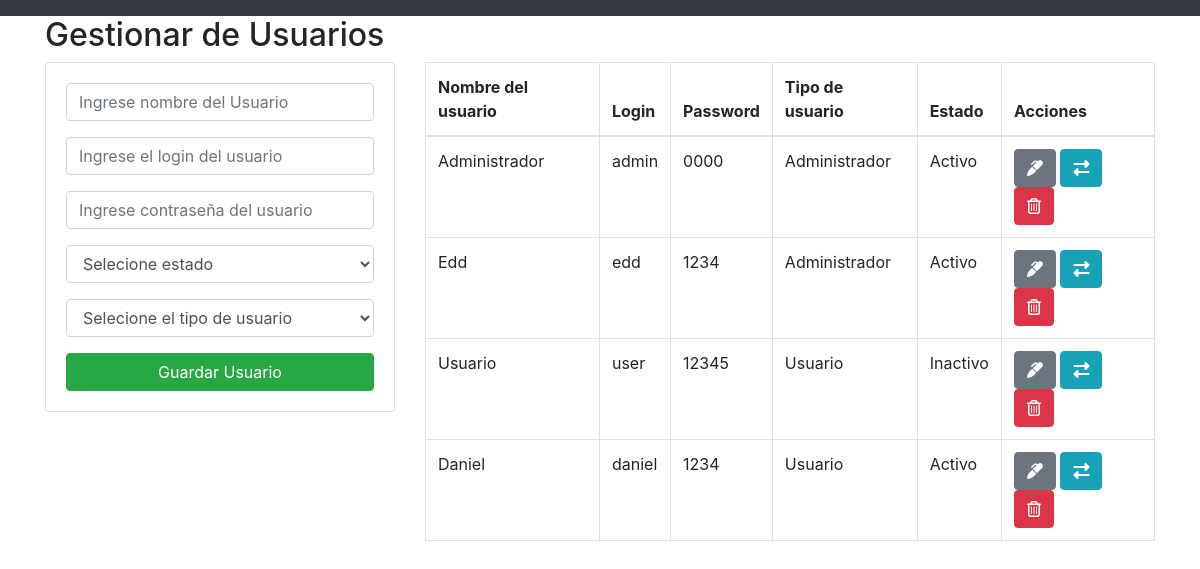
Screenshot of /usuario.php with the database file from the repository.
### tables this page shows
CREATE TABLE `tblusuarios` (
  `Idusuario` int(11) NOT NULL,
  `NmbUsuario` varchar(30) NOT NULL,
  `Login` varchar(30) NOT NULL,
  `Passwd` varchar(30) NOT NULL,
  `Tipouser` char(1) NOT NULL,
  `Estado` char(1) DEFAULT NULL
);

### usuario.php (the view, shortened to what this page needs)
<?php
include('config/database.php');
include('includes/header.php');
?>
<div class="container">
    <h2>Gestionar de Usuarios</h2>
    <div class="row">
        <div class="col-md-4">
            <div class="card card-body">
                <form action="guardarUsuarios.php" method="POST">
                    <div class="form-group">
                        <input type="text" name="NmbUsuario" class="form-control" placeholder="Ingrese nombre del Usuario" autofocus>
                    </div>
                    <div class="form-group">
                        <input type="text" name="Login" class="form-control" placeholder="Ingrese el login del usuario">
                    </div>
                    <div class="form-group">
                        <input type="password" name="Passwd" class="form-control" placeholder="Ingrese contraseña del usuario">
                    </div>
                    <div class="form-group">
                        <select name="Estado" id="" class="form-control">
                            <option value="">Selecione estado</option>
                        </select>
                    </div>
                    <div class="form-group">
                        <select name="Tipouser" id="" class="form-control">
                            <option value="">Selecione el tipo de usuario</option>
                        </select>
                    </div>
                    <input type="submit" name="guardarUsuario" class="btn btn-success btn-block" value="Guardar Usuario"></button>
                </form>
            </div>
        </div>
        <div class="col-md-8">
            <table class="table table-bordered">
                <thead>
                    <tr>
                        <th>Nombre del usuario</th>
                        <th>Login</th>
                        <th>Password</th>
                        <th>Tipo de usuario</th>
                        <th>Estado</th>
                        <th>Acciones</th>
                    </tr>
                </thead>
                <tbody>
                    <?php
                    $query = 'SELECT * FROM tblusuarios';
                    $result_usuarios = mysqli_query($conexion, $query);
                    while ($row = mysqli_fetch_array($result_usuarios)) { ?>
                        <tr>
                            <td><?php echo $row['NmbUsuario'] ?></td>
                            <td><?php echo $row['Login'] ?></td>
                            <td><?php echo $row['Passwd'] ?></td>
                            <td><?php if ($row['Tipouser'] == '0') {
                                    echo "Administrador";
                                } else {
                                    echo "Usuario";
                                } ?></td>
                            <td><?php if ($row['Estado'] == '1') {
                                    echo 'Activo';
                                } else {
                                    echo 'Inactivo';
                                }
                                ?></td>
                            <td>
                                <a href="editarUsuario.php?idusuario=<?php echo $row['Idusuario'] ?>" class="btn btn-secondary" title="Editar Usuario">
                                    <i class="fas fa-marker"></i>
                                </a>
                                <a href="cambiarEstadoUsuario.php?idusuario=<?php echo $row['Idusuario'] ?>&Estado=<?php echo $row['Estado'] ?>" class="btn btn-info" title="Cambiar estado">
                                    <i class="fas fa-exchange-alt"></i>
                                </a>
                                <a href="eliminarUsuario.php?idusuario=<?php echo $row['Idusuario'] ?>" class="btn btn-danger" title="Elimiar Usuario">
                                    <i class="far fa-trash-alt"></i>
                                </a>
                            </td>
                        </tr>
                    <?php } ?>
                </tbody>
            </table>
        </div>
    </div>
</div>
<?php include('includes/footer.php') ?>

### rows the page displays
tblusuarios: NmbUsuario "Administrador", Login "admin", Passwd "0000", Tipouser "Administrador", Estado "Activo"
tblusuarios: NmbUsuario "Edd", Login "edd", Passwd "1234", Tipouser "Administrador", Estado "Activo"
tblusuarios: NmbUsuario "Usuario", Login "user", Passwd "12345", Tipouser "Usuario", Estado "Inactivo"
tblusuarios: NmbUsuario "Daniel", Login "daniel", Passwd "1234", Tipouser "Usuario", Estado "Activo"
